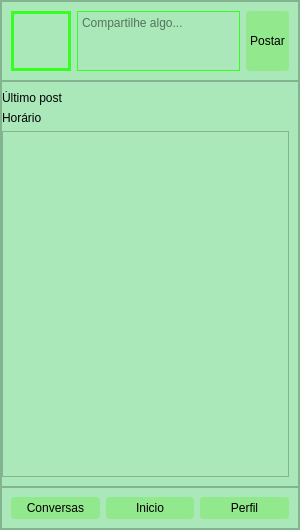
<?xml version="1.0" encoding="UTF-8"?>
<ui version="4.0">
 <class>MainWindow</class>
 <widget class="QMainWindow" name="MainWindow">
  <property name="geometry">
   <rect>
    <x>0</x>
    <y>0</y>
    <width>300</width>
    <height>530</height>
   </rect>
  </property>
  <property name="minimumSize">
   <size>
    <width>300</width>
    <height>530</height>
   </size>
  </property>
  <property name="maximumSize">
   <size>
    <width>300</width>
    <height>16777215</height>
   </size>
  </property>
  <property name="windowTitle">
   <string>MainWindow</string>
  </property>
  <widget class="QWidget" name="centralwidget">
   <property name="maximumSize">
    <size>
     <width>300</width>
     <height>16777215</height>
    </size>
   </property>
   <layout class="QVBoxLayout" name="verticalLayout">
    <property name="spacing">
     <number>0</number>
    </property>
    <property name="leftMargin">
     <number>0</number>
    </property>
    <property name="topMargin">
     <number>0</number>
    </property>
    <property name="rightMargin">
     <number>0</number>
    </property>
    <property name="bottomMargin">
     <number>0</number>
    </property>
    <item>
     <widget class="QFrame" name="tela_principal">
      <property name="styleSheet">
       <string notr="true">background-color: rgb(170, 232, 185);
</string>
      </property>
      <property name="frameShape">
       <enum>QFrame::StyledPanel</enum>
      </property>
      <property name="frameShadow">
       <enum>QFrame::Raised</enum>
      </property>
      <layout class="QVBoxLayout" name="verticalLayout_2">
       <property name="spacing">
        <number>0</number>
       </property>
       <property name="leftMargin">
        <number>0</number>
       </property>
       <property name="topMargin">
        <number>0</number>
       </property>
       <property name="rightMargin">
        <number>0</number>
       </property>
       <property name="bottomMargin">
        <number>0</number>
       </property>
       <item>
        <widget class="QFrame" name="principal_cima">
         <property name="maximumSize">
          <size>
           <width>16777215</width>
           <height>80</height>
          </size>
         </property>
         <property name="frameShape">
          <enum>QFrame::StyledPanel</enum>
         </property>
         <property name="frameShadow">
          <enum>QFrame::Raised</enum>
         </property>
         <layout class="QHBoxLayout" name="horizontalLayout_2">
          <item>
           <widget class="QFrame" name="foto_perfil">
            <property name="minimumSize">
             <size>
              <width>60</width>
              <height>0</height>
             </size>
            </property>
            <property name="maximumSize">
             <size>
              <width>60</width>
              <height>16777215</height>
             </size>
            </property>
            <property name="styleSheet">
             <string notr="true">QFrame{
	
	image: url(:/icones/pato.jpg);
	
	border-radius : 100px;
	border: 3px solid rgb(54, 255, 32)
}</string>
            </property>
            <property name="frameShape">
             <enum>QFrame::StyledPanel</enum>
            </property>
            <property name="frameShadow">
             <enum>QFrame::Plain</enum>
            </property>
           </widget>
          </item>
          <item>
           <widget class="QTextEdit" name="texto_postar">
            <property name="styleSheet">
             <string notr="true">QTextEdit{
	border: 1px solid rgb(54, 255, 32);
	font: 63 8pt &quot;Yu Gothic UI Semibold&quot;;
}
QTextEdit:hover{
	border: 3px solid rgb(54, 255, 32);
}
QTextEdit:focus{
	border: 3px solid rgb(54, 255, 32);
	
	background-color: rgb(183, 249, 198);
	color: rgb(0, 0, 0)
}</string>
            </property>
            <property name="placeholderText">
             <string>Compartilhe algo...</string>
            </property>
           </widget>
          </item>
          <item>
           <widget class="QPushButton" name="botao_postar">
            <property name="minimumSize">
             <size>
              <width>0</width>
              <height>60</height>
             </size>
            </property>
            <property name="styleSheet">
             <string notr="true">QPushButton {
	border: 3px solid rgb(146, 232, 141);
	border-radius: 4px;
	padding: 1px;
	background-color:  rgb(146, 232, 141);
	color: rgb(0,0,0);
	
	font: 87 11pt &quot;Arial Black&quot;;
}
QPushButton:hover {
	background-color:  rgb(95, 232, 71);
	
}
QPushButton:pressed {
	background-color: rgb(12, 255, 0);
}
</string>
            </property>
            <property name="text">
             <string>Postar</string>
            </property>
           </widget>
          </item>
         </layout>
        </widget>
       </item>
       <item>
        <widget class="QFrame" name="tela_principal_meio">
         <property name="minimumSize">
          <size>
           <width>0</width>
           <height>300</height>
          </size>
         </property>
         <property name="frameShape">
          <enum>QFrame::StyledPanel</enum>
         </property>
         <property name="frameShadow">
          <enum>QFrame::Raised</enum>
         </property>
         <layout class="QGridLayout" name="gridLayout">
          <property name="leftMargin">
           <number>0</number>
          </property>
          <item row="0" column="0">
           <widget class="QLabel" name="lastPost">
            <property name="text">
             <string>Último post</string>
            </property>
           </widget>
          </item>
          <item row="2" column="0">
           <widget class="QTextBrowser" name="textBrowser"/>
          </item>
          <item row="1" column="0">
           <widget class="QLabel" name="horarioPost">
            <property name="text">
             <string>Horário</string>
            </property>
           </widget>
          </item>
         </layout>
        </widget>
       </item>
       <item>
        <widget class="QFrame" name="tela_principal_baixo">
         <property name="maximumSize">
          <size>
           <width>16777215</width>
           <height>50</height>
          </size>
         </property>
         <property name="frameShape">
          <enum>QFrame::StyledPanel</enum>
         </property>
         <property name="frameShadow">
          <enum>QFrame::Raised</enum>
         </property>
         <layout class="QHBoxLayout" name="horizontalLayout">
          <item>
           <widget class="QPushButton" name="botao_conversas">
            <property name="maximumSize">
             <size>
              <width>150</width>
              <height>16777215</height>
             </size>
            </property>
            <property name="styleSheet">
             <string notr="true">QPushButton {
	border: 3px solid rgb(146, 232, 141);
	border-radius: 4px;
	padding: 1px;
	background-color:  rgb(146, 232, 141);
	color: rgb(0,0,0);
	
	font: 87 11pt &quot;Arial Black&quot;;
}
QPushButton:hover {
	background-color:  rgb(95, 232, 71);
	
}
QPushButton:pressed {
	background-color: rgb(12, 255, 0);
}
</string>
            </property>
            <property name="text">
             <string>Conversas</string>
            </property>
           </widget>
          </item>
          <item>
           <widget class="QPushButton" name="botao_inicio">
            <property name="maximumSize">
             <size>
              <width>150</width>
              <height>16777215</height>
             </size>
            </property>
            <property name="styleSheet">
             <string notr="true">QPushButton {
	border: 3px solid rgb(146, 232, 141);
	border-radius: 4px;
	padding: 1px;
	background-color:  rgb(146, 232, 141);
	color: rgb(0,0,0);
	
	font: 87 11pt &quot;Arial Black&quot;;
}
QPushButton:hover {
	background-color:  rgb(95, 232, 71);
	
}
QPushButton:pressed {
	background-color: rgb(12, 255, 0);
}
</string>
            </property>
            <property name="text">
             <string>Inicio</string>
            </property>
           </widget>
          </item>
          <item>
           <widget class="QPushButton" name="botao_perfil">
            <property name="maximumSize">
             <size>
              <width>150</width>
              <height>16777215</height>
             </size>
            </property>
            <property name="styleSheet">
             <string notr="true">QPushButton {
	border: 3px solid rgb(146, 232, 141);
	border-radius: 4px;
	padding: 1px;
	background-color:  rgb(146, 232, 141);
	color: rgb(0,0,0);
	
	font: 87 11pt &quot;Arial Black&quot;;
}
QPushButton:hover {
	background-color:  rgb(95, 232, 71);
	
}
QPushButton:pressed {
	background-color: rgb(12, 255, 0);
}
</string>
            </property>
            <property name="text">
             <string>Perfil</string>
            </property>
           </widget>
          </item>
         </layout>
        </widget>
       </item>
      </layout>
     </widget>
    </item>
   </layout>
  </widget>
 </widget>
 <resources>
  <include location="icones.qrc"/>
 </resources>
 <connections/>
</ui>
